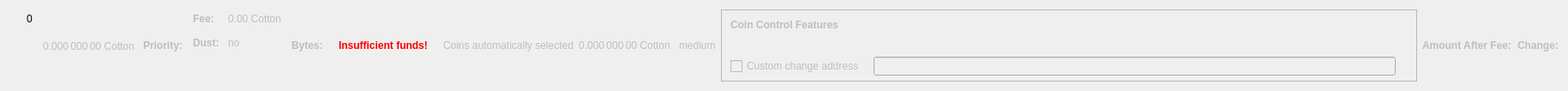
    <widget class="QWidget" name="dummyHideWidget" native="true">
     <property name="maximumSize">
      <size>
       <width>100</width>
       <height>22</height>
      </size>
     </property>
     <layout class="QHBoxLayout" name="dummyHideLayout">
      <item>
       <layout class="QFormLayout" name="formLayoutCoinControl1">
        <property name="horizontalSpacing">
         <number>10</number>
        </property>
        <property name="verticalSpacing">
         <number>14</number>
        </property>
        <property name="leftMargin">
         <number>10</number>
        </property>
        <property name="topMargin">
         <number>4</number>
        </property>
        <property name="rightMargin">
         <number>6</number>
        </property>
        <item row="0" column="1">
         <widget class="QLabel" name="labelCoinControlBytes">
          <property name="cursor">
           <cursorShape>IBeamCursor</cursorShape>
          </property>
          <property name="contextMenuPolicy">
           <enum>Qt::ActionsContextMenu</enum>
          </property>
          <property name="text">
           <string notr="true">0</string>
          </property>
          <property name="textInteractionFlags">
           <set>Qt::LinksAccessibleByMouse|Qt::TextSelectableByKeyboard|Qt::TextSelectableByMouse</set>
          </property>
         </widget>
        </item>
       </layout>
      </item>
      <item>
       <widget class="QLabel" name="labelCoinControlAfterFee">
        <property name="enabled">
         <bool>false</bool>
        </property>
        <property name="sizePolicy">
         <sizepolicy hsizetype="Fixed" vsizetype="Fixed">
          <horstretch>0</horstretch>
          <verstretch>0</verstretch>
         </sizepolicy>
        </property>
        <property name="minimumSize">
         <size>
          <width>111</width>
          <height>12</height>
         </size>
        </property>
        <property name="maximumSize">
         <size>
          <width>111</width>
          <height>12</height>
         </size>
        </property>
        <property name="cursor">
         <cursorShape>IBeamCursor</cursorShape>
        </property>
        <property name="contextMenuPolicy">
         <enum>Qt::ActionsContextMenu</enum>
        </property>
        <property name="text">
         <string notr="true">0.000 000 00 Cotton</string>
        </property>
        <property name="textInteractionFlags">
         <set>Qt::LinksAccessibleByMouse|Qt::TextSelectableByKeyboard|Qt::TextSelectableByMouse</set>
        </property>
       </widget>
      </item>
      <item>
       <widget class="QLabel" name="labelCoinControlPriorityText">
        <property name="enabled">
         <bool>false</bool>
        </property>
        <property name="font">
         <font>
          <weight>75</weight>
          <bold>true</bold>
         </font>
        </property>
        <property name="text">
         <string>Priority:</string>
        </property>
       </widget>
      </item>
      <item>
       <layout class="QHBoxLayout" name="horizontalLayout"/>
      </item>
      <item>
       <layout class="QFormLayout" name="formLayoutCoinControl3">
        <property name="horizontalSpacing">
         <number>10</number>
        </property>
        <property name="verticalSpacing">
         <number>14</number>
        </property>
        <property name="leftMargin">
         <number>6</number>
        </property>
        <property name="topMargin">
         <number>4</number>
        </property>
        <property name="rightMargin">
         <number>6</number>
        </property>
        <item row="0" column="0">
         <widget class="QLabel" name="labelCoinControlFeeText">
          <property name="enabled">
           <bool>false</bool>
          </property>
          <property name="font">
           <font>
            <weight>75</weight>
            <bold>true</bold>
           </font>
          </property>
          <property name="text">
           <string>Fee:</string>
          </property>
          <property name="margin">
           <number>0</number>
          </property>
         </widget>
        </item>
        <item row="0" column="1">
         <widget class="QLabel" name="labelCoinControlFee">
          <property name="enabled">
           <bool>false</bool>
          </property>
          <property name="cursor">
           <cursorShape>IBeamCursor</cursorShape>
          </property>
          <property name="contextMenuPolicy">
           <enum>Qt::ActionsContextMenu</enum>
          </property>
          <property name="text">
           <string notr="true">0.00 Cotton</string>
          </property>
          <property name="textInteractionFlags">
           <set>Qt::LinksAccessibleByMouse|Qt::TextSelectableByKeyboard|Qt::TextSelectableByMouse</set>
          </property>
         </widget>
        </item>
        <item row="1" column="0">
         <widget class="QLabel" name="labelCoinControlLowOutputText">
          <property name="enabled">
           <bool>false</bool>
          </property>
          <property name="font">
           <font>
            <weight>75</weight>
            <bold>true</bold>
           </font>
          </property>
          <property name="text">
           <string>Dust:</string>
          </property>
         </widget>
        </item>
        <item row="1" column="1">
         <widget class="QLabel" name="labelCoinControlLowOutput">
          <property name="enabled">
           <bool>false</bool>
          </property>
          <property name="cursor">
           <cursorShape>IBeamCursor</cursorShape>
          </property>
          <property name="contextMenuPolicy">
           <enum>Qt::ActionsContextMenu</enum>
          </property>
          <property name="text">
           <string>no</string>
          </property>
          <property name="textInteractionFlags">
           <set>Qt::LinksAccessibleByMouse|Qt::TextSelectableByKeyboard|Qt::TextSelectableByMouse</set>
          </property>
         </widget>
        </item>
       </layout>
      </item>
      <item>
       <widget class="QLabel" name="labelCoinControlBytesText">
        <property name="enabled">
         <bool>false</bool>
        </property>
        <property name="font">
         <font>
          <weight>75</weight>
          <bold>true</bold>
         </font>
        </property>
        <property name="text">
         <string>Bytes:</string>
        </property>
       </widget>
      </item>
      <item>
       <layout class="QFormLayout" name="formLayoutCoinControl2">
        <property name="horizontalSpacing">
         <number>10</number>
        </property>
        <property name="verticalSpacing">
         <number>14</number>
        </property>
        <property name="leftMargin">
         <number>6</number>
        </property>
        <property name="topMargin">
         <number>4</number>
        </property>
        <property name="rightMargin">
         <number>6</number>
        </property>
       </layout>
      </item>
      <item>
       <layout class="QHBoxLayout" name="horizontalLayoutCoinControl2">
        <property name="spacing">
         <number>8</number>
        </property>
        <property name="bottomMargin">
         <number>10</number>
        </property>
       </layout>
      </item>
      <item>
       <widget class="QLabel" name="labelCoinControlInsuffFunds">
        <property name="enabled">
         <bool>false</bool>
        </property>
        <property name="minimumSize">
         <size>
          <width>0</width>
          <height>0</height>
         </size>
        </property>
        <property name="font">
         <font>
          <weight>75</weight>
          <bold>true</bold>
         </font>
        </property>
        <property name="styleSheet">
         <string notr="true">color:red;font-weight:bold;</string>
        </property>
        <property name="text">
         <string>Insufficient funds!</string>
        </property>
        <property name="margin">
         <number>5</number>
        </property>
       </widget>
      </item>
      <item>
       <layout class="QFormLayout" name="formLayoutCoinControl4">
        <property name="horizontalSpacing">
         <number>10</number>
        </property>
        <property name="verticalSpacing">
         <number>14</number>
        </property>
        <property name="leftMargin">
         <number>6</number>
        </property>
        <property name="topMargin">
         <number>4</number>
        </property>
        <property name="rightMargin">
         <number>6</number>
        </property>
       </layout>
      </item>
      <item>
       <widget class="QLabel" name="labelCoinControlAutomaticallySelected">
        <property name="enabled">
         <bool>false</bool>
        </property>
        <property name="sizePolicy">
         <sizepolicy hsizetype="Fixed" vsizetype="Fixed">
          <horstretch>0</horstretch>
          <verstretch>0</verstretch>
         </sizepolicy>
        </property>
        <property name="minimumSize">
         <size>
          <width>0</width>
          <height>0</height>
         </size>
        </property>
        <property name="maximumSize">
         <size>
          <width>240</width>
          <height>16777215</height>
         </size>
        </property>
        <property name="text">
         <string>Coins automatically selected</string>
        </property>
        <property name="margin">
         <number>5</number>
        </property>
       </widget>
      </item>
      <item>
       <widget class="QLabel" name="labelCoinControlChange">
        <property name="enabled">
         <bool>false</bool>
        </property>
        <property name="sizePolicy">
         <sizepolicy hsizetype="Fixed" vsizetype="Fixed">
          <horstretch>0</horstretch>
          <verstretch>0</verstretch>
         </sizepolicy>
        </property>
        <property name="minimumSize">
         <size>
          <width>111</width>
          <height>0</height>
         </size>
        </property>
        <property name="maximumSize">
         <size>
          <width>111</width>
          <height>16777215</height>
         </size>
        </property>
        <property name="cursor">
         <cursorShape>IBeamCursor</cursorShape>
        </property>
        <property name="contextMenuPolicy">
         <enum>Qt::ActionsContextMenu</enum>
        </property>
        <property name="text">
         <string notr="true">0.000 000 00 Cotton</string>
        </property>
        <property name="textInteractionFlags">
         <set>Qt::LinksAccessibleByMouse|Qt::TextSelectableByKeyboard|Qt::TextSelectableByMouse</set>
        </property>
       </widget>
      </item>
      <item>
       <widget class="QLabel" name="labelCoinControlPriority">
        <property name="enabled">
         <bool>false</bool>
        </property>
        <property name="cursor">
         <cursorShape>IBeamCursor</cursorShape>
        </property>
        <property name="contextMenuPolicy">
         <enum>Qt::ActionsContextMenu</enum>
        </property>
        <property name="text">
         <string>medium</string>
        </property>
        <property name="textInteractionFlags">
         <set>Qt::LinksAccessibleByMouse|Qt::TextSelectableByKeyboard|Qt::TextSelectableByMouse</set>
        </property>
       </widget>
      </item>
      <item>
       <widget class="QFrame" name="frameCoinControl">
        <property name="sizePolicy">
         <sizepolicy hsizetype="Expanding" vsizetype="Expanding">
          <horstretch>0</horstretch>
          <verstretch>0</verstretch>
         </sizepolicy>
        </property>
        <property name="maximumSize">
         <size>
          <width>16777215</width>
          <height>16777215</height>
         </size>
        </property>
        <property name="frameShape">
         <enum>QFrame::StyledPanel</enum>
        </property>
        <property name="frameShadow">
         <enum>QFrame::Sunken</enum>
        </property>
        <layout class="QVBoxLayout" name="verticalLayoutCoinControl2_2">
         <property name="spacing">
          <number>0</number>
         </property>
         <property name="leftMargin">
          <number>0</number>
         </property>
         <property name="topMargin">
          <number>0</number>
         </property>
         <property name="rightMargin">
          <number>0</number>
         </property>
         <property name="bottomMargin">
          <number>6</number>
         </property>
         <item>
          <layout class="QVBoxLayout" name="verticalLayoutCoinControl" stretch="0,0,0,1">
           <property name="spacing">
            <number>0</number>
           </property>
           <property name="leftMargin">
            <number>10</number>
           </property>
           <property name="topMargin">
            <number>10</number>
           </property>
           <item>
            <layout class="QHBoxLayout" name="horizontalLayoutCoinControl1">
             <property name="bottomMargin">
              <number>15</number>
             </property>
             <item>
              <widget class="QLabel" name="labelCoinControlFeatures">
               <property name="enabled">
                <bool>false</bool>
               </property>
               <property name="sizePolicy">
                <sizepolicy hsizetype="Preferred" vsizetype="Maximum">
                 <horstretch>0</horstretch>
                 <verstretch>0</verstretch>
                </sizepolicy>
               </property>
               <property name="font">
                <font>
                 <weight>75</weight>
                 <bold>true</bold>
                </font>
               </property>
               <property name="styleSheet">
                <string notr="true">font-weight:bold;</string>
               </property>
               <property name="text">
                <string>Coin Control Features</string>
               </property>
              </widget>
             </item>
            </layout>
           </item>
           <item>
            <widget class="QWidget" name="widgetCoinControl" native="true">
             <property name="sizePolicy">
              <sizepolicy hsizetype="Preferred" vsizetype="Preferred">
               <horstretch>0</horstretch>
               <verstretch>0</verstretch>
              </sizepolicy>
             </property>
             <property name="minimumSize">
              <size>
               <width>0</width>
               <height>0</height>
              </size>
             </property>
             <property name="styleSheet">
              <string notr="true"/>
             </property>
             <layout class="QHBoxLayout" name="horizontalLayoutCoinControl5_2">
              <property name="leftMargin">
               <number>0</number>
              </property>
              <property name="topMargin">
               <number>0</number>
              </property>
              <property name="rightMargin">
               <number>0</number>
              </property>
              <property name="bottomMargin">
               <number>0</number>
              </property>
              <item>
               <layout class="QHBoxLayout" name="horizontalLayoutCoinControl3">
                <property name="spacing">
                 <number>20</number>
                </property>
                <property name="topMargin">
                 <number>0</number>
                </property>
                <property name="bottomMargin">
                 <number>10</number>
                </property>
               </layout>
              </item>
             </layout>
            </widget>
           </item>
           <item>
            <layout class="QHBoxLayout" name="horizontalLayoutCoinControl4" stretch="0,0,0">
             <property name="spacing">
              <number>12</number>
             </property>
             <property name="sizeConstraint">
              <enum>QLayout::SetDefaultConstraint</enum>
             </property>
             <property name="topMargin">
              <number>5</number>
             </property>
             <property name="rightMargin">
              <number>5</number>
             </property>
             <item>
              <widget class="QCheckBox" name="checkBoxCoinControlChange">
               <property name="enabled">
                <bool>false</bool>
               </property>
               <property name="toolTip">
                <string>If this is activated, but the change address is empty or invalid, change will be sent to a newly generated address.</string>
               </property>
               <property name="text">
                <string>Custom change address</string>
               </property>
              </widget>
             </item>
             <item>
              <widget class="QValidatedLineEdit" name="lineEditCoinControlChange">
               <property name="enabled">
                <bool>false</bool>
               </property>
               <property name="sizePolicy">
                <sizepolicy hsizetype="Expanding" vsizetype="Fixed">
                 <horstretch>0</horstretch>
                 <verstretch>0</verstretch>
                </sizepolicy>
               </property>
              </widget>
             </item>
             <item>
              <widget class="QLabel" name="labelCoinControlChangeLabel_2">
               <property name="sizePolicy">
                <sizepolicy hsizetype="Preferred" vsizetype="Expanding">
                 <horstretch>0</horstretch>
                 <verstretch>0</verstretch>
                </sizepolicy>
               </property>
               <property name="minimumSize">
                <size>
                 <width>0</width>
                 <height>0</height>
                </size>
               </property>
               <property name="text">
                <string/>
               </property>
               <property name="margin">
                <number>3</number>
               </property>
              </widget>
             </item>
            </layout>
           </item>
           <item>
            <spacer name="verticalSpacerCoinControl">
             <property name="orientation">
              <enum>Qt::Vertical</enum>
             </property>
             <property name="sizeHint" stdset="0">
              <size>
               <width>800</width>
               <height>1</height>
              </size>
             </property>
            </spacer>
           </item>
          </layout>
         </item>
        </layout>
       </widget>
      </item>
      <item>
       <widget class="QLabel" name="labelCoinControlAfterFeeText">
        <property name="enabled">
         <bool>false</bool>
        </property>
        <property name="minimumSize">
         <size>
          <width>0</width>
          <height>0</height>
         </size>
        </property>
        <property name="maximumSize">
         <size>
          <width>16777215</width>
          <height>16777215</height>
         </size>
        </property>
        <property name="font">
         <font>
          <weight>75</weight>
          <bold>true</bold>
         </font>
        </property>
        <property name="text">
         <string>Amount After Fee:</string>
        </property>
        <property name="alignment">
         <set>Qt::AlignLeading|Qt::AlignLeft|Qt::AlignVCenter</set>
        </property>
        <property name="margin">
         <number>0</number>
        </property>
       </widget>
      </item>
      <item>
       <widget class="QLabel" name="labelCoinControlChangeText">
        <property name="enabled">
         <bool>false</bool>
        </property>
        <property name="sizePolicy">
         <sizepolicy hsizetype="Preferred" vsizetype="Preferred">
          <horstretch>0</horstretch>
          <verstretch>0</verstretch>
         </sizepolicy>
        </property>
        <property name="minimumSize">
         <size>
          <width>0</width>
          <height>0</height>
         </size>
        </property>
        <property name="maximumSize">
         <size>
          <width>16777215</width>
          <height>16777215</height>
         </size>
        </property>
        <property name="font">
         <font>
          <weight>75</weight>
          <bold>true</bold>
         </font>
        </property>
        <property name="text">
         <string>Change:</string>
        </property>
        <property name="alignment">
         <set>Qt::AlignLeading|Qt::AlignLeft|Qt::AlignVCenter</set>
        </property>
       </widget>
      </item>
     </layout>
    </widget>
